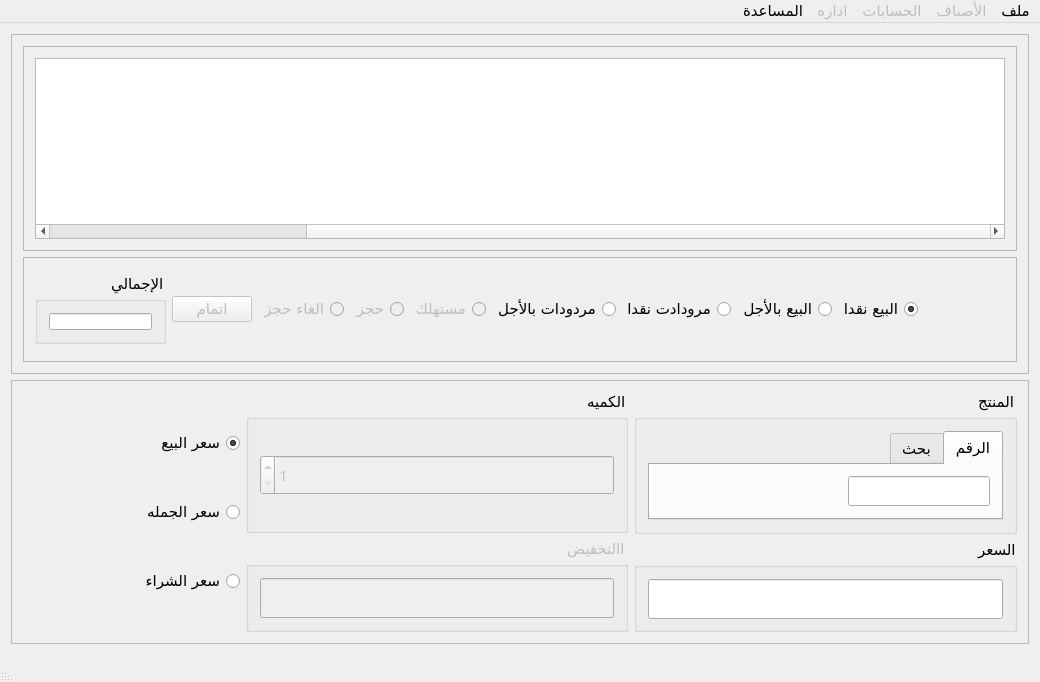
<?xml version="1.0" encoding="UTF-8"?>
<ui version="4.0">
 <class>MainWindow</class>
 <widget class="QMainWindow" name="MainWindow">
  <property name="windowModality">
   <enum>Qt::NonModal</enum>
  </property>
  <property name="enabled">
   <bool>true</bool>
  </property>
  <property name="geometry">
   <rect>
    <x>0</x>
    <y>0</y>
    <width>1040</width>
    <height>682</height>
   </rect>
  </property>
  <property name="minimumSize">
   <size>
    <width>1038</width>
    <height>670</height>
   </size>
  </property>
  <property name="baseSize">
   <size>
    <width>0</width>
    <height>0</height>
   </size>
  </property>
  <property name="font">
   <font>
    <family>justagain DIN</family>
    <pointsize>11</pointsize>
   </font>
  </property>
  <property name="mouseTracking">
   <bool>false</bool>
  </property>
  <property name="focusPolicy">
   <enum>Qt::StrongFocus</enum>
  </property>
  <property name="windowTitle">
   <string>ادارة المبيعات</string>
  </property>
  <property name="windowIcon">
   <iconset resource="Resources.qrc">
    <normaloff>:/icons/mainicon.ico</normaloff>:/icons/mainicon.ico</iconset>
  </property>
  <property name="windowOpacity">
   <double>1.000000000000000</double>
  </property>
  <property name="layoutDirection">
   <enum>Qt::RightToLeft</enum>
  </property>
  <property name="autoFillBackground">
   <bool>false</bool>
  </property>
  <property name="iconSize">
   <size>
    <width>32</width>
    <height>32</height>
   </size>
  </property>
  <property name="toolButtonStyle">
   <enum>Qt::ToolButtonIconOnly</enum>
  </property>
  <property name="documentMode">
   <bool>false</bool>
  </property>
  <property name="tabShape">
   <enum>QTabWidget::Rounded</enum>
  </property>
  <property name="unifiedTitleAndToolBarOnMac">
   <bool>false</bool>
  </property>
  <widget class="QWidget" name="centralWidget">
   <layout class="QVBoxLayout" name="verticalLayout_4">
    <item>
     <widget class="QFrame" name="frame">
      <property name="frameShape">
       <enum>QFrame::StyledPanel</enum>
      </property>
      <property name="frameShadow">
       <enum>QFrame::Raised</enum>
      </property>
      <layout class="QGridLayout" name="gridLayout_6">
       <item row="0" column="0">
        <widget class="QFrame" name="frame_4">
         <property name="frameShape">
          <enum>QFrame::StyledPanel</enum>
         </property>
         <property name="frameShadow">
          <enum>QFrame::Raised</enum>
         </property>
         <layout class="QGridLayout" name="gridLayout_7">
          <item row="0" column="0">
           <widget class="QTableWidget" name="Cart">
            <property name="enabled">
             <bool>true</bool>
            </property>
            <property name="sizePolicy">
             <sizepolicy hsizetype="Preferred" vsizetype="Fixed">
              <horstretch>0</horstretch>
              <verstretch>0</verstretch>
             </sizepolicy>
            </property>
            <property name="minimumSize">
             <size>
              <width>921</width>
              <height>181</height>
             </size>
            </property>
            <property name="sizeIncrement">
             <size>
              <width>0</width>
              <height>0</height>
             </size>
            </property>
            <property name="focusPolicy">
             <enum>Qt::StrongFocus</enum>
            </property>
            <property name="contextMenuPolicy">
             <enum>Qt::DefaultContextMenu</enum>
            </property>
            <property name="toolTipDuration">
             <number>0</number>
            </property>
            <property name="layoutDirection">
             <enum>Qt::RightToLeft</enum>
            </property>
            <property name="autoFillBackground">
             <bool>false</bool>
            </property>
            <property name="frameShape">
             <enum>QFrame::StyledPanel</enum>
            </property>
            <property name="frameShadow">
             <enum>QFrame::Sunken</enum>
            </property>
            <property name="lineWidth">
             <number>1</number>
            </property>
            <property name="midLineWidth">
             <number>0</number>
            </property>
            <property name="horizontalScrollBarPolicy">
             <enum>Qt::ScrollBarAsNeeded</enum>
            </property>
            <property name="sizeAdjustPolicy">
             <enum>QAbstractScrollArea::AdjustToContents</enum>
            </property>
            <property name="autoScroll">
             <bool>true</bool>
            </property>
            <property name="autoScrollMargin">
             <number>16</number>
            </property>
            <property name="editTriggers">
             <set>QAbstractItemView::NoEditTriggers</set>
            </property>
            <property name="alternatingRowColors">
             <bool>false</bool>
            </property>
            <property name="selectionMode">
             <enum>QAbstractItemView::ExtendedSelection</enum>
            </property>
            <property name="selectionBehavior">
             <enum>QAbstractItemView::SelectRows</enum>
            </property>
            <property name="showGrid">
             <bool>true</bool>
            </property>
            <property name="wordWrap">
             <bool>true</bool>
            </property>
            <property name="cornerButtonEnabled">
             <bool>true</bool>
            </property>
            <property name="rowCount">
             <number>0</number>
            </property>
            <property name="columnCount">
             <number>11</number>
            </property>
            <attribute name="horizontalHeaderVisible">
             <bool>false</bool>
            </attribute>
            <attribute name="horizontalHeaderDefaultSectionSize">
             <number>110</number>
            </attribute>
            <attribute name="horizontalHeaderHighlightSections">
             <bool>true</bool>
            </attribute>
            <attribute name="horizontalHeaderShowSortIndicator" stdset="0">
             <bool>false</bool>
            </attribute>
            <attribute name="horizontalHeaderStretchLastSection">
             <bool>false</bool>
            </attribute>
            <attribute name="verticalHeaderVisible">
             <bool>false</bool>
            </attribute>
            <attribute name="verticalHeaderCascadingSectionResizes">
             <bool>false</bool>
            </attribute>
            <attribute name="verticalHeaderDefaultSectionSize">
             <number>30</number>
            </attribute>
            <attribute name="verticalHeaderHighlightSections">
             <bool>true</bool>
            </attribute>
            <attribute name="verticalHeaderMinimumSectionSize">
             <number>23</number>
            </attribute>
            <attribute name="verticalHeaderShowSortIndicator" stdset="0">
             <bool>false</bool>
            </attribute>
            <attribute name="verticalHeaderStretchLastSection">
             <bool>false</bool>
            </attribute>
            <column>
             <property name="text">
              <string>اسم الصنف</string>
             </property>
            </column>
            <column>
             <property name="text">
              <string>شكل التعبئه</string>
             </property>
            </column>
            <column>
             <property name="text">
              <string>الصلاحيه</string>
             </property>
            </column>
            <column>
             <property name="text">
              <string>السعر</string>
             </property>
            </column>
            <column>
             <property name="text">
              <string>الكميه</string>
             </property>
            </column>
            <column>
             <property name="text">
              <string>التخفيض</string>
             </property>
            </column>
            <column>
             <property name="text">
              <string>النوع</string>
             </property>
            </column>
            <column>
             <property name="text">
              <string>الاجمالي</string>
             </property>
            </column>
            <column>
             <property name="text">
              <string>رقم فاتورة المنتج</string>
             </property>
            </column>
            <column>
             <property name="text">
              <string>رقم المورد</string>
             </property>
            </column>
            <column>
             <property name="text">
              <string>باركود</string>
             </property>
            </column>
           </widget>
          </item>
         </layout>
        </widget>
       </item>
       <item row="1" column="0">
        <widget class="QFrame" name="frame_3">
         <property name="frameShape">
          <enum>QFrame::StyledPanel</enum>
         </property>
         <property name="frameShadow">
          <enum>QFrame::Raised</enum>
         </property>
         <layout class="QHBoxLayout" name="horizontalLayout_2">
          <item>
           <widget class="QPushButton" name="delete_item">
            <property name="enabled">
             <bool>false</bool>
            </property>
            <property name="minimumSize">
             <size>
              <width>81</width>
              <height>81</height>
             </size>
            </property>
            <property name="text">
             <string/>
            </property>
            <property name="icon">
             <iconset resource="Resources.qrc">
              <normaloff>:/icons/cart-remove-icon.png</normaloff>:/icons/cart-remove-icon.png</iconset>
            </property>
            <property name="iconSize">
             <size>
              <width>72</width>
              <height>72</height>
             </size>
            </property>
            <property name="flat">
             <bool>true</bool>
            </property>
           </widget>
          </item>
          <item>
           <widget class="QRadioButton" name="cash_sell_type">
            <property name="text">
             <string>البيع نقدا</string>
            </property>
            <property name="checked">
             <bool>true</bool>
            </property>
           </widget>
          </item>
          <item>
           <widget class="QRadioButton" name="later_sell_type">
            <property name="text">
             <string>البيع بالأجل</string>
            </property>
           </widget>
          </item>
          <item>
           <widget class="QRadioButton" name="refund_cash_sell_type">
            <property name="text">
             <string>مرودادت نقدا</string>
            </property>
           </widget>
          </item>
          <item>
           <widget class="QRadioButton" name="refund_later_sell_type">
            <property name="text">
             <string>مردودات بالأجل</string>
            </property>
           </widget>
          </item>
          <item>
           <widget class="QRadioButton" name="consumer_items">
            <property name="enabled">
             <bool>false</bool>
            </property>
            <property name="text">
             <string>مستهلك</string>
            </property>
           </widget>
          </item>
          <item>
           <widget class="QRadioButton" name="retention_items">
            <property name="enabled">
             <bool>false</bool>
            </property>
            <property name="text">
             <string>حجز</string>
            </property>
           </widget>
          </item>
          <item>
           <widget class="QRadioButton" name="unretention_items">
            <property name="enabled">
             <bool>false</bool>
            </property>
            <property name="text">
             <string>الغاء حجز</string>
            </property>
           </widget>
          </item>
          <item>
           <widget class="QPushButton" name="pushButton">
            <property name="enabled">
             <bool>false</bool>
            </property>
            <property name="minimumSize">
             <size>
              <width>0</width>
              <height>0</height>
             </size>
            </property>
            <property name="text">
             <string>اتمام</string>
            </property>
           </widget>
          </item>
          <item>
           <widget class="QGroupBox" name="groupBox_5">
            <property name="maximumSize">
             <size>
              <width>221</width>
              <height>70</height>
             </size>
            </property>
            <property name="title">
             <string>الإجمالي</string>
            </property>
            <layout class="QGridLayout" name="gridLayout_5">
             <item row="0" column="0">
              <widget class="QLineEdit" name="Cart_total">
               <property name="readOnly">
                <bool>true</bool>
               </property>
              </widget>
             </item>
            </layout>
           </widget>
          </item>
         </layout>
        </widget>
       </item>
      </layout>
     </widget>
    </item>
    <item>
     <widget class="QFrame" name="frame_2">
      <property name="frameShape">
       <enum>QFrame::StyledPanel</enum>
      </property>
      <property name="frameShadow">
       <enum>QFrame::Raised</enum>
      </property>
      <layout class="QGridLayout" name="gridLayout_8">
       <item row="0" column="0">
        <layout class="QVBoxLayout" name="verticalLayout_2">
         <item>
          <widget class="QGroupBox" name="groupBox">
           <property name="minimumSize">
            <size>
             <width>221</width>
             <height>141</height>
            </size>
           </property>
           <property name="focusPolicy">
            <enum>Qt::NoFocus</enum>
           </property>
           <property name="title">
            <string>المنتج</string>
           </property>
           <property name="flat">
            <bool>false</bool>
           </property>
           <layout class="QGridLayout" name="gridLayout">
            <item row="0" column="0">
             <widget class="QTabWidget" name="tabWidget">
              <property name="layoutDirection">
               <enum>Qt::RightToLeft</enum>
              </property>
              <property name="currentIndex">
               <number>0</number>
              </property>
              <property name="iconSize">
               <size>
                <width>32</width>
                <height>32</height>
               </size>
              </property>
              <property name="elideMode">
               <enum>Qt::ElideNone</enum>
              </property>
              <property name="documentMode">
               <bool>false</bool>
              </property>
              <property name="tabsClosable">
               <bool>false</bool>
              </property>
              <property name="movable">
               <bool>false</bool>
              </property>
              <widget class="QWidget" name="tab">
               <attribute name="icon">
                <iconset>
                 <normalon>:/icons/Search-good-icon.png</normalon>
                </iconset>
               </attribute>
               <attribute name="title">
                <string>الرقم</string>
               </attribute>
               <layout class="QFormLayout" name="formLayout">
                <item row="0" column="0">
                 <widget class="QLineEdit" name="Numberinput">
                  <property name="minimumSize">
                   <size>
                    <width>30</width>
                    <height>30</height>
                   </size>
                  </property>
                  <property name="maxLength">
                   <number>999999999</number>
                  </property>
                 </widget>
                </item>
               </layout>
              </widget>
              <widget class="QWidget" name="tab_2">
               <attribute name="icon">
                <iconset>
                 <normalon>:/icons/Monitoring-icon.png</normalon>
                </iconset>
               </attribute>
               <attribute name="title">
                <string>بحث</string>
               </attribute>
               <layout class="QFormLayout" name="formLayout_2">
                <item row="0" column="0">
                 <widget class="QLineEdit" name="search_item">
                  <property name="minimumSize">
                   <size>
                    <width>30</width>
                    <height>30</height>
                   </size>
                  </property>
                  <property name="focusPolicy">
                   <enum>Qt::StrongFocus</enum>
                  </property>
                 </widget>
                </item>
               </layout>
              </widget>
             </widget>
            </item>
           </layout>
          </widget>
         </item>
         <item>
          <widget class="QGroupBox" name="groupBox_4">
           <property name="minimumSize">
            <size>
             <width>221</width>
             <height>71</height>
            </size>
           </property>
           <property name="title">
            <string>السعر</string>
           </property>
           <layout class="QGridLayout" name="gridLayout_4">
            <item row="0" column="0">
             <widget class="QLineEdit" name="price">
              <property name="minimumSize">
               <size>
                <width>40</width>
                <height>40</height>
               </size>
              </property>
              <property name="readOnly">
               <bool>true</bool>
              </property>
             </widget>
            </item>
           </layout>
          </widget>
         </item>
        </layout>
       </item>
       <item row="0" column="1">
        <layout class="QVBoxLayout" name="verticalLayout">
         <item>
          <widget class="QGroupBox" name="groupBox_3">
           <property name="minimumSize">
            <size>
             <width>181</width>
             <height>141</height>
            </size>
           </property>
           <property name="title">
            <string>الكميه</string>
           </property>
           <layout class="QGridLayout" name="gridLayout_3">
            <item row="0" column="0">
             <widget class="QSpinBox" name="c_amount">
              <property name="enabled">
               <bool>false</bool>
              </property>
              <property name="minimumSize">
               <size>
                <width>40</width>
                <height>40</height>
               </size>
              </property>
              <property name="focusPolicy">
               <enum>Qt::StrongFocus</enum>
              </property>
              <property name="minimum">
               <number>1</number>
              </property>
              <property name="maximum">
               <number>100000</number>
              </property>
             </widget>
            </item>
           </layout>
          </widget>
         </item>
         <item>
          <widget class="QGroupBox" name="groupBox_2">
           <property name="enabled">
            <bool>false</bool>
           </property>
           <property name="minimumSize">
            <size>
             <width>181</width>
             <height>81</height>
            </size>
           </property>
           <property name="title">
            <string>االتخفيض</string>
           </property>
           <layout class="QGridLayout" name="gridLayout_2">
            <item row="0" column="0">
             <widget class="QLineEdit" name="discount_amount">
              <property name="minimumSize">
               <size>
                <width>40</width>
                <height>40</height>
               </size>
              </property>
             </widget>
            </item>
           </layout>
          </widget>
         </item>
        </layout>
       </item>
       <item row="0" column="2">
        <layout class="QVBoxLayout" name="verticalLayout_3">
         <item>
          <widget class="QRadioButton" name="price_sell_type">
           <property name="text">
            <string>سعر البيع</string>
           </property>
           <property name="checked">
            <bool>true</bool>
           </property>
          </widget>
         </item>
         <item>
          <widget class="QRadioButton" name="price_wholesale_type">
           <property name="text">
            <string>سعر الجمله</string>
           </property>
          </widget>
         </item>
         <item>
          <widget class="QRadioButton" name="price_buy_type">
           <property name="text">
            <string>سعر الشراء</string>
           </property>
          </widget>
         </item>
        </layout>
       </item>
       <item row="0" column="3">
        <widget class="QPushButton" name="AddCartButton">
         <property name="enabled">
          <bool>false</bool>
         </property>
         <property name="minimumSize">
          <size>
           <width>111</width>
           <height>81</height>
          </size>
         </property>
         <property name="text">
          <string/>
         </property>
         <property name="icon">
          <iconset resource="Resources.qrc">
           <normaloff>:/icons/cart-add-icon.png</normaloff>:/icons/cart-add-icon.png</iconset>
         </property>
         <property name="iconSize">
          <size>
           <width>72</width>
           <height>72</height>
          </size>
         </property>
         <property name="autoRepeatDelay">
          <number>300</number>
         </property>
         <property name="autoDefault">
          <bool>false</bool>
         </property>
         <property name="default">
          <bool>false</bool>
         </property>
         <property name="flat">
          <bool>true</bool>
         </property>
        </widget>
       </item>
      </layout>
     </widget>
    </item>
   </layout>
  </widget>
  <widget class="QMenuBar" name="menuBar">
   <property name="geometry">
    <rect>
     <x>0</x>
     <y>0</y>
     <width>1040</width>
     <height>21</height>
    </rect>
   </property>
   <widget class="QMenu" name="menu">
    <property name="title">
     <string>ملف</string>
    </property>
    <addaction name="LogoutButton"/>
   </widget>
   <widget class="QMenu" name="menu_2">
    <property name="enabled">
     <bool>false</bool>
    </property>
    <property name="title">
     <string>اداره</string>
    </property>
    <addaction name="employee_tab"/>
    <addaction name="debt_manger"/>
    <addaction name="reports_tab"/>
    <addaction name="separator"/>
    <addaction name="config_tab"/>
   </widget>
   <widget class="QMenu" name="menu_3">
    <property name="enabled">
     <bool>false</bool>
    </property>
    <property name="title">
     <string>الأصناف</string>
    </property>
    <addaction name="additem_tab"/>
    <addaction name="edititem_tab"/>
    <addaction name="add_Bill_tab"/>
    <addaction name="expenses_tab"/>
    <addaction name="consumer_item_tab"/>
    <addaction name="retention_items_tab"/>
   </widget>
   <widget class="QMenu" name="menu_4">
    <property name="enabled">
     <bool>false</bool>
    </property>
    <property name="title">
     <string>الحسابات</string>
    </property>
    <addaction name="clients_tab"/>
    <addaction name="suppliers_tab"/>
   </widget>
   <widget class="QMenu" name="menu_5">
    <property name="title">
     <string>المساعدة</string>
    </property>
    <addaction name="about_action"/>
   </widget>
   <addaction name="menu"/>
   <addaction name="menu_3"/>
   <addaction name="menu_4"/>
   <addaction name="menu_2"/>
   <addaction name="menu_5"/>
  </widget>
  <widget class="QStatusBar" name="statusBar"/>
  <action name="LogoutButton">
   <property name="enabled">
    <bool>true</bool>
   </property>
   <property name="icon">
    <iconset resource="Resources.qrc">
     <normaloff>:/icons/inside-logout-icon.png</normaloff>:/icons/inside-logout-icon.png</iconset>
   </property>
   <property name="text">
    <string>تسجيل الخروج</string>
   </property>
   <property name="shortcut">
    <string>Ctrl+L</string>
   </property>
  </action>
  <action name="additem_tab">
   <property name="enabled">
    <bool>false</bool>
   </property>
   <property name="text">
    <string>اضافة صنف</string>
   </property>
   <property name="shortcut">
    <string>F2</string>
   </property>
  </action>
  <action name="edititem_tab">
   <property name="enabled">
    <bool>false</bool>
   </property>
   <property name="text">
    <string>تعديل صنف</string>
   </property>
   <property name="shortcut">
    <string>F3</string>
   </property>
  </action>
  <action name="employee_tab">
   <property name="enabled">
    <bool>true</bool>
   </property>
   <property name="icon">
    <iconset resource="Resources.qrc">
     <normaloff>:/icons/contact-icon.png</normaloff>:/icons/contact-icon.png</iconset>
   </property>
   <property name="text">
    <string>الموظفين</string>
   </property>
   <property name="toolTip">
    <string>الموظفين</string>
   </property>
  </action>
  <action name="add_Bill_tab">
   <property name="enabled">
    <bool>false</bool>
   </property>
   <property name="text">
    <string>اضافة فاتوره</string>
   </property>
   <property name="shortcut">
    <string>F4</string>
   </property>
  </action>
  <action name="clients_tab">
   <property name="checkable">
    <bool>false</bool>
   </property>
   <property name="enabled">
    <bool>false</bool>
   </property>
   <property name="text">
    <string>المدينون</string>
   </property>
   <property name="toolTip">
    <string>المدينون</string>
   </property>
  </action>
  <action name="suppliers_tab">
   <property name="checkable">
    <bool>false</bool>
   </property>
   <property name="enabled">
    <bool>false</bool>
   </property>
   <property name="text">
    <string>الموردون</string>
   </property>
  </action>
  <action name="expenses_tab">
   <property name="enabled">
    <bool>false</bool>
   </property>
   <property name="text">
    <string>المصروفات</string>
   </property>
  </action>
  <action name="consumer_item_tab">
   <property name="enabled">
    <bool>false</bool>
   </property>
   <property name="text">
    <string>الأصناف المستهلكه</string>
   </property>
  </action>
  <action name="retention_items_tab">
   <property name="enabled">
    <bool>false</bool>
   </property>
   <property name="text">
    <string>المحجوزات</string>
   </property>
  </action>
  <action name="debt_manger">
   <property name="enabled">
    <bool>true</bool>
   </property>
   <property name="text">
    <string>ادارة الدائنين</string>
   </property>
  </action>
  <action name="reports_tab">
   <property name="text">
    <string>التقارير</string>
   </property>
  </action>
  <action name="config_tab">
   <property name="text">
    <string>الاعدادات</string>
   </property>
  </action>
  <action name="about_action">
   <property name="text">
    <string>عن البرنامج</string>
   </property>
  </action>
 </widget>
 <layoutdefault spacing="6" margin="11"/>
 <resources>
  <include location="Resources.qrc"/>
 </resources>
 <connections>
  <connection>
   <sender>search_item</sender>
   <signal>returnPressed()</signal>
   <receiver>c_amount</receiver>
   <slot>setFocus()</slot>
   <hints>
    <hint type="sourcelabel">
     <x>996</x>
     <y>486</y>
    </hint>
    <hint type="destinationlabel">
     <x>585</x>
     <y>469</y>
    </hint>
   </hints>
  </connection>
  <connection>
   <sender>c_amount</sender>
   <signal>editingFinished()</signal>
   <receiver>discount_amount</receiver>
   <slot>setFocus()</slot>
   <hints>
    <hint type="sourcelabel">
     <x>585</x>
     <y>469</y>
    </hint>
    <hint type="destinationlabel">
     <x>585</x>
     <y>592</y>
    </hint>
   </hints>
  </connection>
  <connection>
   <sender>discount_amount</sender>
   <signal>returnPressed()</signal>
   <receiver>AddCartButton</receiver>
   <slot>click()</slot>
   <hints>
    <hint type="sourcelabel">
     <x>514</x>
     <y>592</y>
    </hint>
    <hint type="destinationlabel">
     <x>100</x>
     <y>534</y>
    </hint>
   </hints>
  </connection>
 </connections>
</ui>
